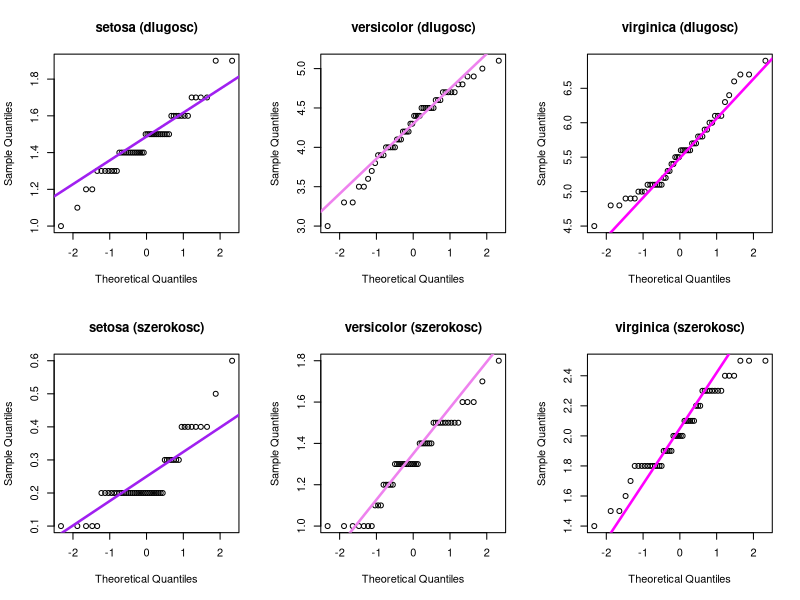
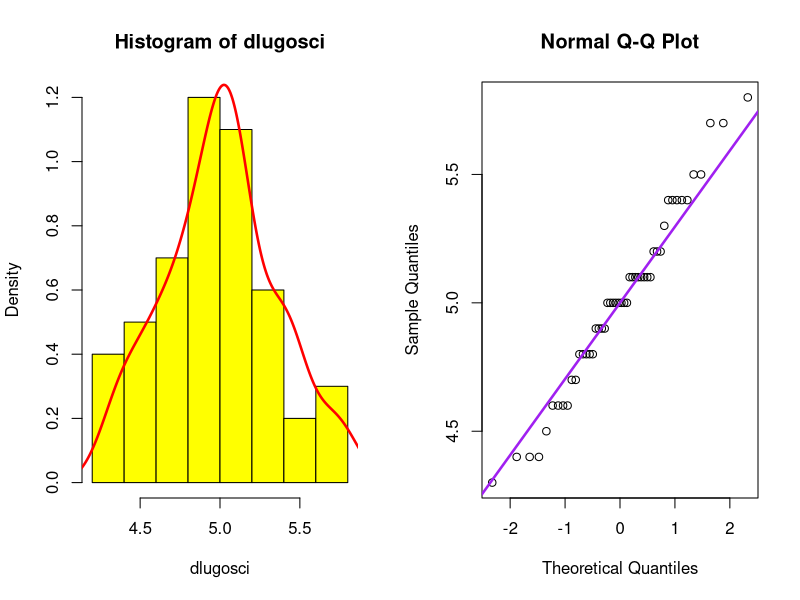

R code for these plots, in order: (Note: this script raises an error after producing the figures.)
# Zadanie K.1.1
head(iris)

# Przydatne funkcje
srednia = mean
srednia_kwadratow = function(x) { mean(x^2) };
wariancja = function(x) { srednia_kwadratow(x) - srednia(x)^2 };
srednia_i_wariancja = function(x) {
    c("Srednia"=srednia(x),
      "Wariancja"=wariancja(x)
    )
};

# Srednia i wariancja wzgledem gatunku
tapply(iris$Petal.Length, iris$Species, srednia_i_wariancja) # dlugosc
tapply(iris$Petal.Width, iris$Species, srednia_i_wariancja) # szerokosc

# Ocena normalnosci w grupach na podstawie wykresow
op = par(mfrow=c(2,3))
qqnorm(iris$Petal.Length[iris$Species=="setosa"], main="setosa (dlugosc)")
qqline(iris$Petal.Length[iris$Species=="setosa"], lwd=2.5, col="purple")
qqnorm(iris$Petal.Length[iris$Species=="versicolor"], main="versicolor (dlugosc)")
qqline(iris$Petal.Length[iris$Species=="versicolor"], lwd=2.5, col="violet")
qqnorm(iris$Petal.Length[iris$Species=="virginica"], main="virginica (dlugosc)")
qqline(iris$Petal.Length[iris$Species=="virginica"], lwd=2.5, col="magenta")
qqnorm(iris$Petal.Width[iris$Species=="setosa"], main="setosa (szerokosc)")
qqline(iris$Petal.Width[iris$Species=="setosa"], lwd=2.5, col="purple")
qqnorm(iris$Petal.Width[iris$Species=="versicolor"], main="versicolor (szerokosc)")
qqline(iris$Petal.Width[iris$Species=="versicolor"], lwd=2.5, col="violet")
qqnorm(iris$Petal.Width[iris$Species=="virginica"], main="virginica (szerokosc)")
qqline(iris$Petal.Width[iris$Species=="virginica"], lwd=2.5, col="magenta")
par(op)
# Wyglada na dosc dobre dopasowanie, ale zrobimy tez Shapiro-Wilka, dla pewnosci
shapiro.test(iris$Petal.Length[iris$Species=="setosa"]) # Brak podst. do odrzucenia
shapiro.test(iris$Petal.Length[iris$Species=="versicolor"]) # Brak podst. do odrzucenia
shapiro.test(iris$Petal.Length[iris$Species=="virginica"]) # Brak podst. do odrzucenia
shapiro.test(iris$Petal.Width[iris$Species=="setosa"]) # Sa podst. do odrzucenia
shapiro.test(iris$Petal.Width[iris$Species=="versicolor"]) # Sa podst. do odrzucenia
shapiro.test(iris$Petal.Width[iris$Species=="virginica"]) # Brak podst. do odrzucenia
# Dlugosci sa normalne, ale szerokosci niekoniecznie. Po wykresach kwantyl-kwantyl
# mozna jednak wnioskowac, ze przyczyna jest zbyt mala dokladnosc pomiaru szerokosci
# (liczba mozliwych wartosci, jaka moze przyjmowac szerokosc jest zbyt mala.

# h0: roznice srednich w grupach sa istotne statystyczne
anova(lm(iris$Petal.Length ~ iris$Species))
anova(lm(iris$Petal.Width ~ iris$Species))
# Pr(>F) mniejsze od 0.05 (dla obu wymiarow), wiec z poziomem ufnosci 95% stwierdzamy
# brak podstaw do odrzucenia h0. Dla dlugosci platka jest to dosc bezpieczne, lecz
# szerokosci platkow nie sa normalne w grupach, wiec wynik nie jest pewny.
# 
# Zrodlo: http://xkcd.com/882/


# Zadanie K.1.2

dlugosci = iris$Sepal.Length[iris$Species=="setosa"]

op = par(mfrow=c(1,2))

# Jadrowy estymator gestosci
hist(dlugosci, freq=FALSE, col="yellow")
lines(density(dlugosci), lwd=2.5, col="red")

# Wykres kwantyl-kwantyl (qq)
qqnorm(dlugosci)
qqline(dlugosci, lwd=2.5, col="purple")

par(op)

# Test normalnosci probki
shapiro.test(dlugosci)
# Wyszlo p-value nieznacznie ponizej 0.05, czyli sa podstawy do odrzucenia hipotezy
# o normalnosci probki. Zwazywszy, ze jest to mala probka, test Shapiro-Wilka jest
# bardziej stosowny niz badanie zgodnosci z rozkladem normalnym za pomoca testu
# zgodnosci chi kwadrat (!).
# (Podziekowania za wsparcie merytoryczne dla pewnych PN, AK i JS).


# Zadanie K.1.3
poeci = read.csv2("Poeci.csv", header=F, col.names=c("Miasto", "Poeta"))
head(poeci)

# Aby zaobserwowac pewne zaleznosci, wystarczy spojrzec na tabele (no wyraznie sa)
table(poeci)

# Wersja procentowa
table(poeci) / nrow(poeci) * 100

# Test zgodnosci miedzy miastem a poeta
chisq.test(table(poeci))
# Nie estymowalismy dodatkowo zadnych parametrow, wiec wynik chisq.test jest dokladnie
# tym, co nas interesuje. Osiagnieto p-value zdecydowanie mniejsze od 0.05, wiec
# sa podstawy do odrzucenia hipotezy o zgodnosci rozkladu poetow z rozkladem miast.
# Mozna to zinterpretowac wlasnie tak, ze wynik testu odzwierciedla fakt, ze w roznych
# miastach lubiani sa rozni poeci, zatem zaleznosc jest istotna statystycznie.

